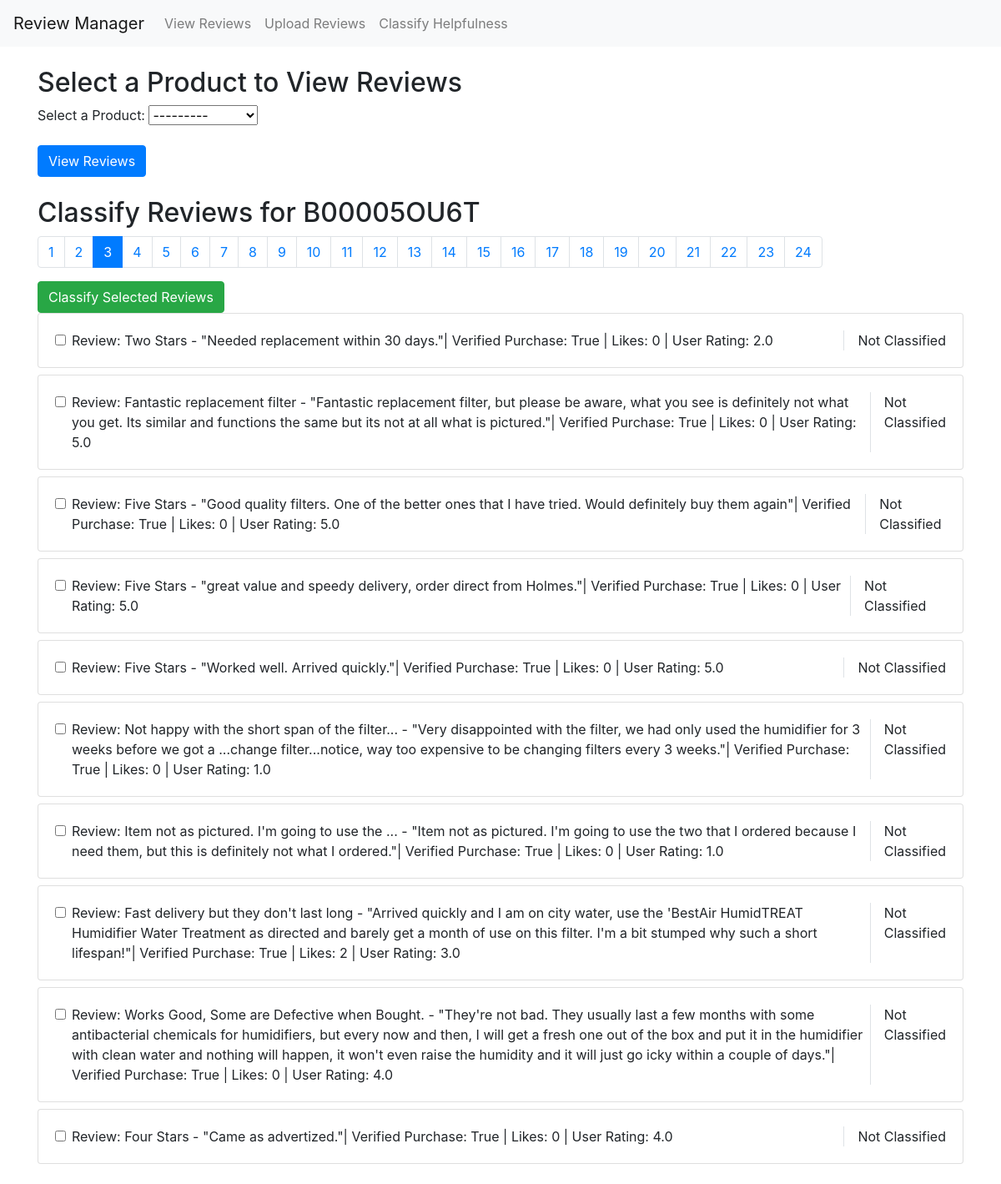
Page /reviews/classify_reviews/?page=3 (signed in) on the committed database.
### reviews/models.py (models this page shows, shortened)
class Product(models.Model):
    asin = models.CharField(max_length=100, unique=True)
    description = models.TextField(null=True, blank=True)
    embedding = models.JSONField(null=True)
    def __str__(self):
        return self.asin

class Review(models.Model):
    product = models.ForeignKey(Product, on_delete=models.CASCADE, related_name='reviews')
    overall = models.FloatField()
    vote = models.IntegerField(null=True, blank=True)
    verified = models.BooleanField()
    review_text = models.TextField()
    summary_text = models.TextField()
    helpfulness_classification = models.JSONField(blank=True, null=True)
    def get_review(self):
        template = (f' Review: {self.summary_text} - "{self.review_text}"'
                    f'| Verified Purchase: {self.verified} | Likes: {self.vote} | User Rating: {self.overall}')
        return template

### reviews/views.py (the view)
# urls.py: path('classify_reviews/', views.review_classification_view, name='classify_reviews'),
@require_http_methods(["GET", "POST"])
def review_classification_view(request):
    product_form = ProductSelectForm()
    review_form = None
    selected_product = None
    reviews_page = None
    if request.method == 'POST':
        selected_product_id = request.session.get('selected_product_id')
        if selected_product_id:
            selected_product = Product.objects.get(id=selected_product_id)
        if 'select_product' in request.POST:
            product_form = ProductSelectForm(request.POST)
            if product_form.is_valid():
                selected_product = product_form.cleaned_data['product']
                request.session['selected_product_id'] = selected_product.id
                reviews = Review.objects.filter(product=selected_product)
                paginator = Paginator(reviews, 10)  # 10 reviews per page
                reviews_page = paginator.get_page(1)
                review_form = ReviewSelectForm(initial={'reviews': reviews_page.object_list})
        elif 'classify' in request.POST:
            review_form = ReviewSelectForm(request.POST)
            if review_form.is_valid():
                if 'select_all' in request.POST:
                    selected_reviews = Review.objects.filter(product=selected_product)
                else:
                    selected_reviews = review_form.cleaned_data['reviews']
                reviews_to_classify = [review.get_review() for review in selected_reviews]
                classified_results = classify_reviews(reviews_to_classify,
                                                      'C:\\Users\\kaust\\PycharmProjects\\HonestReviewer\\HonestReviewer\\reviews\\templates\\classification_examples.json')
                for review, classification in zip(selected_reviews, classified_results):
                    review.helpfulness_classification = classification
                    review.save()
                messages.success(request, "Reviews classified successfully.")
                reviews = Review.objects.filter(product=selected_product)
                paginator = Paginator(reviews, 10)
                reviews_page = paginator.get_page(1)
                review_form = ReviewSelectForm(initial={'reviews': reviews_page.object_list})
    elif request.method == 'GET':
        selected_product_id = request.session.get('selected_product_id')  # Retrieve product from session
        if selected_product_id:
            selected_product = Product.objects.get(id=selected_product_id)  # Get the selected product
            page = request.GET.get('page')
            reviews = Review.objects.filter(product=selected_product)
            paginator = Paginator(reviews, 10)  # 10 reviews per page
            reviews_page = paginator.get_page(page)
    return render(request, 'review_classification.html', {
        'product_form': product_form,
        'review_form': review_form,
        'selected_product': selected_product,
        'reviews_page': reviews_page
    })

### reviews/forms.py
class ProductSelectForm(forms.Form):
    product = forms.ModelChoiceField(queryset=Product.objects.all(), required=True, label="Select a Product")

### reviews/templates/review_classification.html (shortened to what this page needs)
<!DOCTYPE html>
<html lang="en">
<head>
    <link href="https://stackpath.bootstrapcdn.com/bootstrap/4.5.2/css/bootstrap.min.css" rel="stylesheet">
</head>
<body>
{% extends 'base.html' %}
{% block content %}
<div class="container mt-4">
    <h2>Select a Product to View Reviews</h2>
    <form method="post" class="mb-4">
        <div class="form-group">
            {{ product_form.as_p }}
        </div>
        <button type="submit" name="select_product" class="btn btn-primary">View Reviews</button>
    </form>
    {% if reviews_page %}
    <h2>Classify Reviews for {{ selected_product }}</h2>
    <form method="post" class="mb-4">
        <nav aria-label="Page navigation">
            <ul class="pagination">
                {% for num in reviews_page.paginator.page_range %}
                <li class="page-item {% if reviews_page.number == num %}active{% endif %}">
                    <a href="?page={{ num }}" class="page-link">{{ num }}</a>
                </li>
                {% endfor %}
            </ul>
        </nav>
        <button type="submit" name="classify" class="btn btn-success">Classify Selected Reviews</button>
        {% for review in reviews_page %}
        <div class="card mb-2">
            <div class="card-body d-flex">
                <div class="form-check flex-grow-1">
                    <input class="form-check-input" type="checkbox" name="reviews" value="{{ review.id }}"
                           id="review{{ review.id }}">
                    <label class="form-check-label" for="review{{ review.id }}">
                        {{ review.get_review }}
                    </label>
                </div>
                <div class="border-left pl-3">
                    {% if review.helpfulness_classification %}
                    <strong>Classification:</strong>
                    <ul class="list-unstyled mb-0">
                        {{ review.helpfulness_classification }}%
                    </ul>
                    {% else %}
                    <span>Not Classified</span>
                    {% endif %}
                </div>
            </div>
        </div>
        {% endfor %}
    </form>
    {% endif %}
</div>
{% endblock %}

### rows in the picture
Product: asin "B00005OU6T"
Review: get_review "Review: Two Stars - \"Needed replacement within 30 days.\"| Verified Purchase: True | Likes: 0 | User Rating: 2.0", shows "Not Classified"
Review: get_review "Review: Fantastic replacement filter - \"Fantastic replacement filter, but please be aware, what you see is definitely not what you get. Its similar and functions the same but its not at all what is pictured.\"| Verified Purchase: True | Likes: 0 | User Rating: 5.0", shows "Not Classified"
Review: get_review "Review: Five Stars - \"Good quality filters. One of the better ones that I have tried. Would definitely buy them again\"| Verified Purchase: True | Likes: 0 | User Rating: 5.0", shows "Not Classified"
Review: get_review "Review: Five Stars - \"great value and speedy delivery, order direct from Holmes.\"| Verified Purchase: True | Likes: 0 | User Rating: 5.0", shows "Not Classified"
Review: get_review "Review: Five Stars - \"Worked well. Arrived quickly.\"| Verified Purchase: True | Likes: 0 | User Rating: 5.0", shows "Not Classified"
Review: get_review "Review: Not happy with the short span of the filter... - \"Very disappointed with the filter, we had only used the humidifier for 3 weeks before we got a ...change filter...notice, way too expensive to be changing filters every 3 weeks.\"| Verified Purchase: True | Likes: 0 | User Rating: 1.0", shows "Not Classified"
Review: get_review "Review: Item not as pictured. I'm going to use the ... - \"Item not as pictured. I'm going to use the two that I ordered because I need them, but this is definitely not what I ordered.\"| Verified Purchase: True | Likes: 0 | User Rating: 1.0", shows "Not Classified"
Review: get_review "Review: Fast delivery but they don't last long - \"Arrived quickly and I am on city water, use the 'BestAir HumidTREAT Humidifier Water Treatment as directed and barely get a month of use on this filter. I'm a bit stumped why such a short lifespan!\"| Verified Purchase: True | Likes: 2 | User Rating: 3.0", shows "Not Classified"
Review: get_review "Review: Works Good, Some are Defective when Bought. - \"They're not bad. They usually last a few months with some antibacterial chemicals for humidifiers, but every now and then, I will get a fresh one out of the box and put it in the humidifier with clean water and nothing will happen, it won't even raise the humidity and it will just go icky within a couple of days.\"| Verified Purchase: True | Likes: 0 | User Rating: 4.0", shows "Not Classified"
Review: get_review "Review: Four Stars - \"Came as advertized.\"| Verified Purchase: True | Likes: 0 | User Rating: 4.0", shows "Not Classified"

### other values in the picture
{{ num }} "1" "2" "3" "4" "5" "6" "7" "8" "9" "10" "11" "12" "13" "14" "15" "16" "17" "18" "19" "20" "21" "22" "23" "24"
